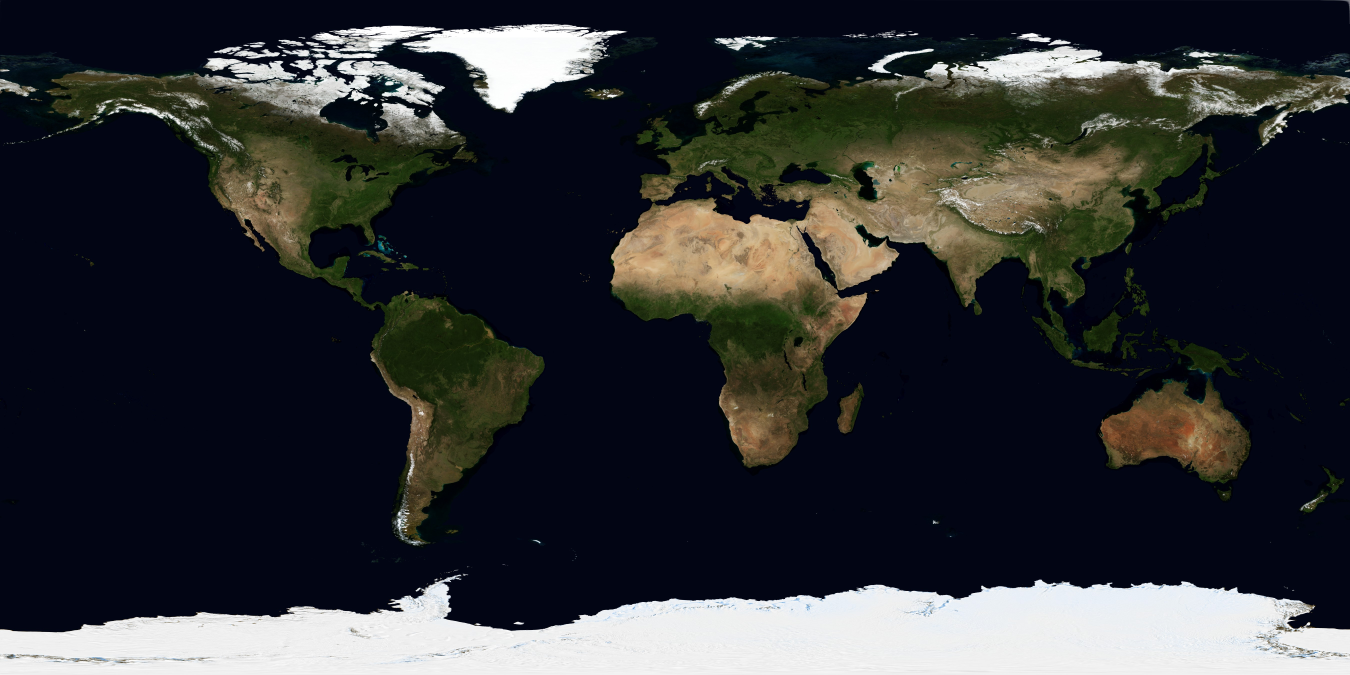
#> input picture assets/earth-blue-marble-june-5400.jpg, 5400 x 2700 px (shown at 1/4 size)
$ python build_earth_tiles.py
#> lines starting #> are read from the running program, lines starting #| are printed output that depends on the picture
"""Build a geographic image pyramid; x wraps at the date line, y starts north."""
from pathlib import Path
import json
from PIL import Image

ROOT = Path(__file__).resolve().parent
SOURCE = ROOT / 'assets/earth-blue-marble-june-5400.jpg'
OUTPUT = ROOT / 'assets/earth-tiles'
SIZE, BORDER, MAX_LEVEL = 512, 2, 3


def main():
    OUTPUT.mkdir(parents=True, exist_ok=True)
    with Image.open(SOURCE) as source:
#> source is the input picture: PIL image 5400x2700 RGB; mean R, G, B 49.2, 51.1, 54.1
        source = source.convert('RGB')
        source.resize((1024, 512), Image.Resampling.LANCZOS).save(OUTPUT / 'overview.jpg', quality=90)
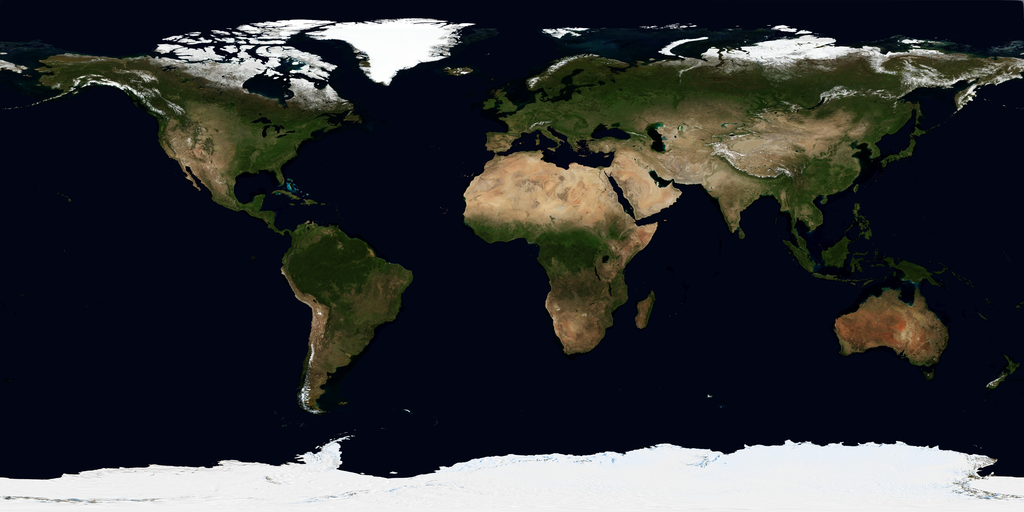
#> saved as overview.jpg: PIL image 1024x512 RGB; mean R, G, B 49.3, 51.1, 54.1
        for level in range(MAX_LEVEL + 1):
            columns, rows = 2 ** (level + 1), 2 ** level
            image = source.resize((columns * SIZE, rows * SIZE), Image.Resampling.LANCZOS)
            for x in range(columns):
                folder = OUTPUT / str(level) / str(x)
                folder.mkdir(parents=True, exist_ok=True)
                for y in range(rows):
                    # Two extra pixels on each edge keep bilinear filtering seamless.
                    left, top = x * SIZE - BORDER, y * SIZE - BORDER
                    tile = Image.new('RGB', (SIZE + 2 * BORDER,) * 2)
                    for column in range(SIZE + 2 * BORDER):
                        sx = (left + column) % image.width
                        strip = image.crop((sx, max(0, top), sx + 1, min(image.height, top + tile.height)))
                        offset = max(0, -top)
                        tile.paste(strip, (column, offset))
                        if offset:
                            tile.paste(image.crop((sx, 0, sx + 1, 1)).resize((1, offset)), (column, 0))
                        bottom = top + tile.height - image.height
                        if bottom > 0:
                            tile.paste(image.crop((sx, image.height - 1, sx + 1, image.height)).resize((1, bottom)),
                                       (column, tile.height - bottom))
                    tile.save(folder / f'{y}.jpg', quality=92, subsampling=0)
#> this loop made 4 passes
#> pass 1, in main, `tile.save(folder / f'{y}.jpg', quality=92, subsampling=0)`:
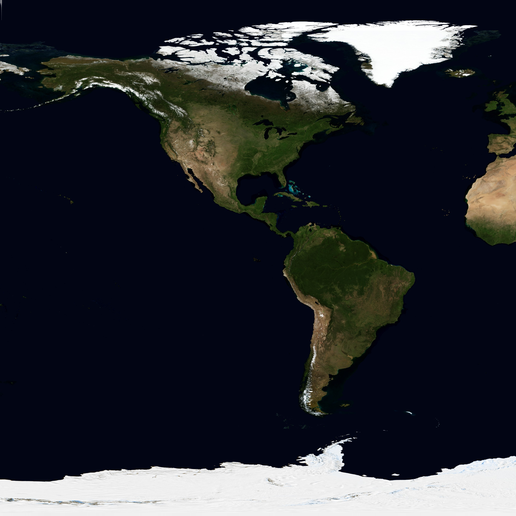
#> saved as 0.jpg: PIL image 516x516 RGB; mean R, G, B 41.6, 44.3, 50.7
#> pass 1, in main, `tile.save(folder / f'{y}.jpg', quality=92, subsampling=0)`:
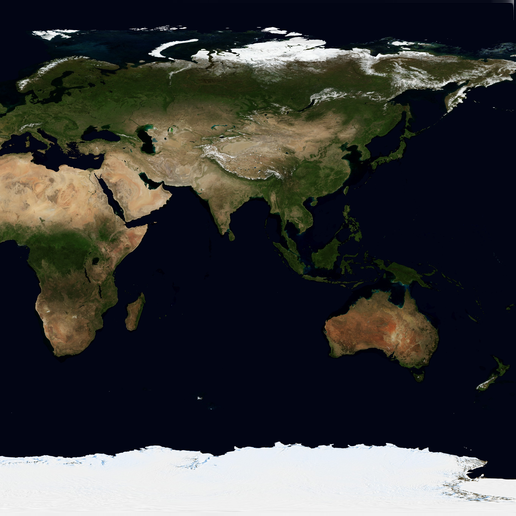
#> saved as 0.jpg: PIL image 516x516 RGB; mean R, G, B 58, 59, 58.6
#> pass 2, in main, `tile.save(folder / f'{y}.jpg', quality=92, subsampling=0)`:
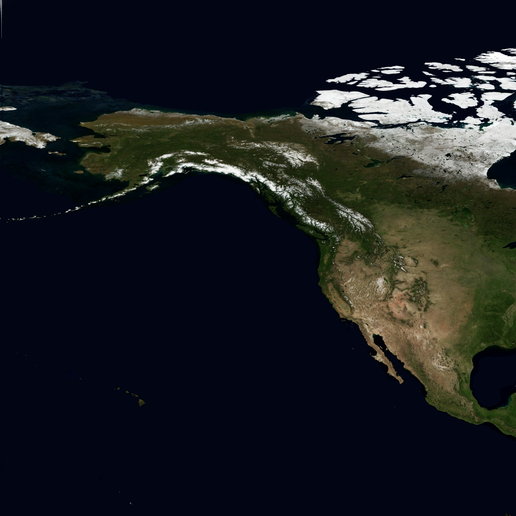
#> saved as 0.jpg: PIL image 516x516 RGB; mean R, G, B 25.8, 28.7, 33.1
#> after the loop:
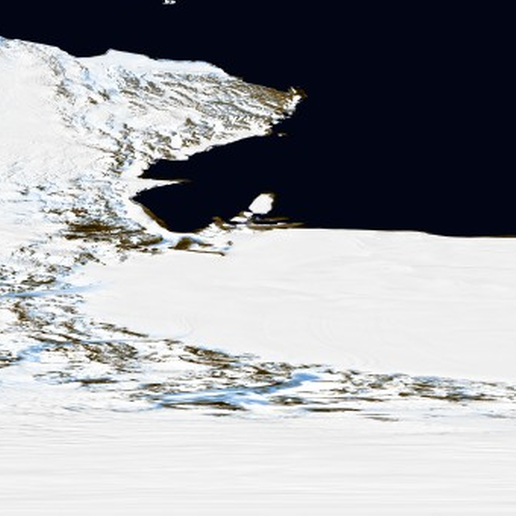
#> tile: PIL image 516x516 RGB; mean R, G, B 156.8, 158.4, 162.6
        (OUTPUT / 'manifest.json').write_text(json.dumps({
            'projection': 'geographic', 'origin': 'north-west', 'tileSize': SIZE,
            'border': BORDER, 'maxLevel': MAX_LEVEL, 'source': SOURCE.name,
            'sourceWidth': source.width, 'sourceHeight': source.height,
            'note': 'Existing Blue Marble image, no additional source detail.'
        }, indent=2), encoding='utf-8')
    print('170 geographic tiles and overview generated.')


if __name__ == '__main__':
    main()
